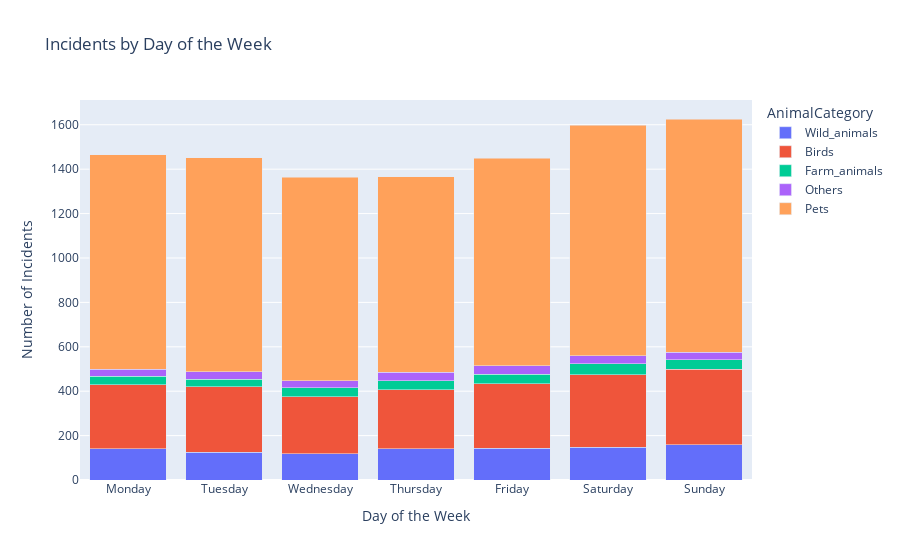

Source (notebook cell):
### Code cell
fig = px.bar(incidents_by_dayofweek, 
             x='DayOfWeekName', 
             y='Counts',
             title='Incidents by Day of the Week',
             labels={'DayOfWeekName': 'Day of the Week', 'Counts': 'Number of Incidents'},
             color='AnimalCategory',
             #color_continuous_scale=px.colors.sequential.Bluered
             barmode='stack'
                )
             
fig.update_layout(xaxis_title='Day of the Week',
                  yaxis_title='Number of Incidents',
                  #coloraxis_showscale=False
                 )
fig.show()

### Figure 1 — Plotly figure (JSON) as saved in the notebook; plotly's stock layout.template omitted (floating-point values rounded to 4 significant figures)
{"data": [{"alignmentgroup": "True", "hovertemplate": "AnimalCategory=Wild_animals<br>Day of the Week=%{x}<br>Number of Incidents=%{y}<extra></extra>", "legendgroup": "Wild_animals", "marker": {"color": "#636efa", "pattern": {"shape": ""}}, "name": "Wild_animals", "offsetgroup": "Wild_animals", "orientation": "v", "showlegend": true, "textposition": "auto", "type": "bar", "x": ["Monday", "Tuesday", "Wednesday", "Thursday", "Friday", "Saturday", "Sunday"], "xaxis": "x", "y": [141, 126, 119, 140, 144, 148, 159], "yaxis": "y"}, {"alignmentgroup": "True", "hovertemplate": "AnimalCategory=Birds<br>Day of the Week=%{x}<br>Number of Incidents=%{y}<extra></extra>", "legendgroup": "Birds", "marker": {"color": "#EF553B", "pattern": {"shape": ""}}, "name": "Birds", "offsetgroup": "Birds", "orientation": "v", "showlegend": true, "textposition": "auto", "type": "bar", "x": ["Monday", "Tuesday", "Wednesday", "Thursday", "Friday", "Saturday", "Sunday"], "xaxis": "x", "y": [288, 293, 255, 266, 290, 327, 339], "yaxis": "y"}, {"alignmentgroup": "True", "hovertemplate": "AnimalCategory=Farm_animals<br>Day of the Week=%{x}<br>Number of Incidents=%{y}<extra></extra>", "legendgroup": "Farm_animals", "marker": {"color": "#00cc96", "pattern": {"shape": ""}}, "name": "Farm_animals", "offsetgroup": "Farm_animals", "orientation": "v", "showlegend": true, "textposition": "auto", "type": "bar", "x": ["Monday", "Tuesday", "Wednesday", "Thursday", "Friday", "Saturday", "Sunday"], "xaxis": "x", "y": [39, 35, 41, 41, 43, 49, 43], "yaxis": "y"}, {"alignmentgroup": "True", "hovertemplate": "AnimalCategory=Others<br>Day of the Week=%{x}<br>Number of Incidents=%{y}<extra></extra>", "legendgroup": "Others", "marker": {"color": "#ab63fa", "pattern": {"shape": ""}}, "name": "Others", "offsetgroup": "Others", "orientation": "v", "showlegend": true, "textposition": "auto", "type": "bar", "x": ["Monday", "Tuesday", "Wednesday", "Thursday", "Friday", "Saturday", "Sunday"], "xaxis": "x", "y": [30, 33, 31, 38, 37, 35, 34], "yaxis": "y"}, {"alignmentgroup": "True", "hovertemplate": "AnimalCategory=Pets<br>Day of the Week=%{x}<br>Number of Incidents=%{y}<extra></extra>", "legendgroup": "Pets", "marker": {"color": "#FFA15A", "pattern": {"shape": ""}}, "name": "Pets", "offsetgroup": "Pets", "orientation": "v", "showlegend": true, "textposition": "auto", "type": "bar", "x": ["Monday", "Tuesday", "Wednesday", "Thursday", "Friday", "Saturday", "Sunday"], "xaxis": "x", "y": [966, 965, 917, 882, 935, 1039, 1051], "yaxis": "y"}], "layout": {"barmode": "stack", "legend": {"title": {"text": "AnimalCategory"}, "tracegroupgap": 0}, "title": {"text": "Incidents by Day of the Week"}, "xaxis": {"anchor": "y", "domain": [0, 1], "title": {"text": "Day of the Week"}}, "yaxis": {"anchor": "x", "domain": [0, 1], "title": {"text": "Number of Incidents"}}}}
